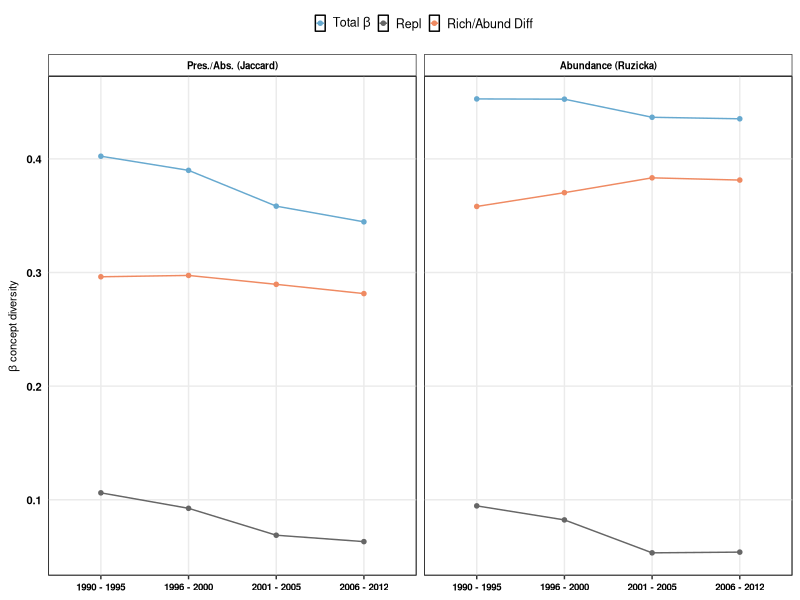

This figure's R source:
#####################################
# Figures for beta diversity        #
#####################################

require(ggplot2)
require(dplyr)
require(reshape2)

###########
# Data ####
###########

beta_div<-read.csv("Cleaned_Data/Integration_BetaDiversity_Legendre.csv",stringsAsFactors = FALSE)

# arrange data for figures

beta_div<-melt(beta_div, id.vars=c("Index","TimeWindow"),measure.vars = 1:5,value.name = "Value",variable.name = "BetaDiv_Components")
beta_div$TimeWindow<-as.character(beta_div$TimeWindow)
beta_div$TimeWindow<-ifelse(beta_div$TimeWindow=="1990_1995","1990 - 1995",beta_div$TimeWindow)
beta_div$TimeWindow<-ifelse(beta_div$TimeWindow=="1996_2000","1996 - 2000",beta_div$TimeWindow)
beta_div$TimeWindow<-ifelse(beta_div$TimeWindow=="2001_2005","2001 - 2005",beta_div$TimeWindow)
beta_div$TimeWindow<-ifelse(beta_div$TimeWindow=="2006_2012","2006 - 2012",beta_div$TimeWindow)
beta_div$TimeWindow<-as.factor(beta_div$TimeWindow)
beta_div$TimeWindow <- factor(beta_div$TimeWindow, levels = c("1990 - 1995","1996 - 2000","2001 - 2005","2006 - 2012"))

beta_div<-filter(beta_div, BetaDiv_Components=="BDtotal"|BetaDiv_Components=="Repl"|BetaDiv_Components=="RichDif")

beta_div$BetaDiv_Components<-as.factor(beta_div$BetaDiv_Components)
beta_div$BetaDiv_Components <- factor(beta_div$BetaDiv_Components, levels = c("BDtotal","Repl","RichDif"))

beta_div$Index<-as.factor(beta_div$Index)
levels(beta_div$Index)[levels(beta_div$Index)=="Jaccard_pa"] <- "Pres./Abs. (Jaccard)"
levels(beta_div$Index)[levels(beta_div$Index)=="Ruzicka_abund"]   <- "Abundance (Ruzicka)"

# figure

bb<-ggplot(data=beta_div,aes(x=TimeWindow,y=Value,group=BetaDiv_Components,colour=BetaDiv_Components))+
  geom_point(shape=20,size=2) +
  geom_line(size=0.5)+
  scale_colour_manual(name="",labels=c("Repl"="Repl","RichDif"= "Rich/Abund Diff","BDtotal"= expression(paste("Total ",beta))),
                      values = c("BDtotal"="#67a9cf","RichDif" = "#ef8a62","Repl" ="gray40"))+
  labs(x = "", y = expression(paste(beta," concept diversity")))+
  facet_wrap(.~Index)

BetaDiv<-bb+ theme_bw()+theme(axis.title.x=element_blank(),
                               axis.title.y=element_text(colour="black",face=c("bold"),size=8),
                               axis.text.y=element_text(colour="black",face="bold",size=8),
                               axis.text.x=element_text(colour="black",face="bold",size=7),
                               axis.ticks.y=element_line(colour="transparent"),
                               legend.background=element_rect(fill="transparent"),
                               legend.key=element_rect(fill="transparent"),legend.key.size = unit(0.25, "cm"),
                               legend.text=element_text(size=9),
                               legend.text.align = 0.5,
                               legend.position="top",legend.direction="horizontal",
                               strip.background = element_rect(fill="transparent"),
                               strip.text = element_text(colour="black",face="bold",size=7),
                               panel.background =element_rect(fill="transparent",colour="black"),panel.grid.minor=element_blank())

png(filename="Figures/Integr_BetaDiv_orders.png", 
    type="cairo",
    units="in", 
    width=6, 
    height=4,  
    pointsize=2, 
    res=1000)

BetaDiv

dev.off()
